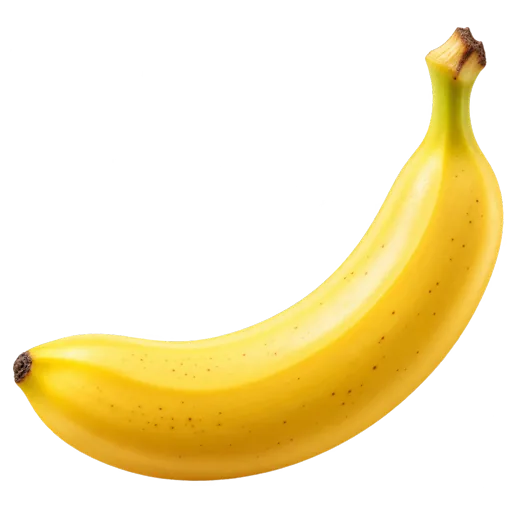
#> input picture assets/images/age56/banana.webp, 512 x 512 px
$ python trim_mascot.py ../assets/images/age56/banana.webp ../assets/images/age56/black.webp 100
#> lines starting #> are read from the running program, lines starting #| are printed output that depends on the picture
"""Trim a transparent-background mascot to its outline and size it for the app.

Run:  python -I tool/trim_mascot.py <input.png|webp> <name> [max_height=768]
Output: assets/images/mascots/<name>.png (RGBA, trimmed with a small margin)
"""
import os
import sys

from PIL import Image

ROOT = os.path.dirname(os.path.dirname(os.path.abspath(__file__)))


def main():
    src, name = sys.argv[1], sys.argv[2]
    max_height = int(sys.argv[3]) if len(sys.argv) > 3 else 768
    im = Image.open(src).convert('RGBA')
#> im is the input picture: PIL image 512x512 RGBA; mean R, G, B, A 78.4, 64.6, 22.1, 76.9
    bbox = im.getchannel('A').point(lambda v: 255 if v > 16 else 0).getbbox()
#> bbox = (13, 27, 504, 481)
    if not bbox:
        raise SystemExit('image has no visible pixels')
    pad = 6
    box = (
        max(0, bbox[0] - pad),
        max(0, bbox[1] - pad),
        min(im.width, bbox[2] + pad),
        min(im.height, bbox[3] + pad),
    )
#> box = (7, 21, 510, 487)
    im = im.crop(box)
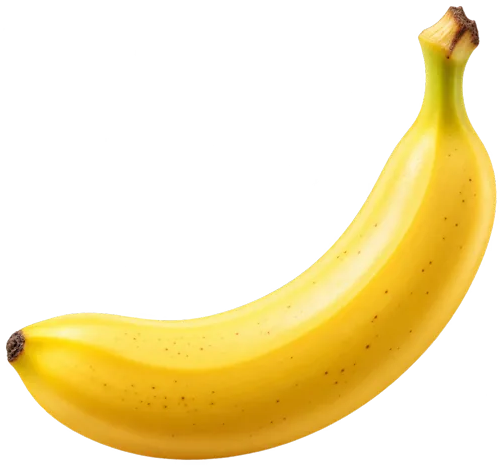
#> im: PIL image 503x466 RGBA; mean R, G, B, A 87.5, 72, 24.5, 86; transparent parts drawn white
    if im.height > max_height:
        scale = max_height / im.height
#> scale = 0.215
        im = im.resize((round(im.width * scale), max_height), Image.LANCZOS)
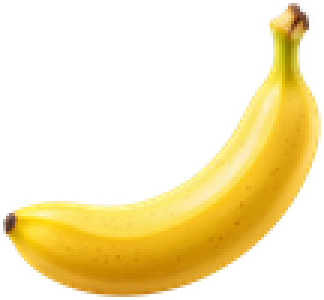
#> im: PIL image 108x100 RGBA (shown 3 times larger); mean R, G, B, A 88.3, 72, 21.7, 86; transparent parts drawn white
    target = os.path.join(ROOT, 'assets', 'images', 'mascots')
    os.makedirs(target, exist_ok=True)
    im.save(os.path.join(target, f'{name}.png'), optimize=True)
    print(f'{name}: {im.size}')
#| ../assets/images/age56/black.webp: (108, 100)


if __name__ == '__main__':
    main()

$ run again, on assets/images/age56/book.webp
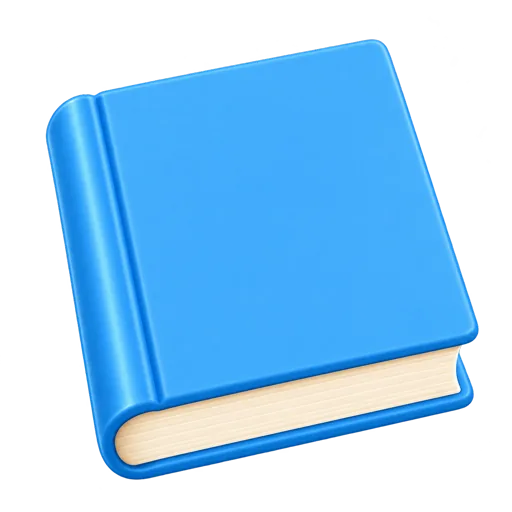
#> input picture assets/images/age56/book.webp, 512 x 512 px
#> in main, im is the input picture: PIL image 512x512 RGBA; mean R, G, B, A 47.9, 99.6, 137.7, 138.9
#> bbox = (45, 39, 479, 480)
#> box = (39, 33, 485, 486)
#> in main, `im = im.crop(box)`:
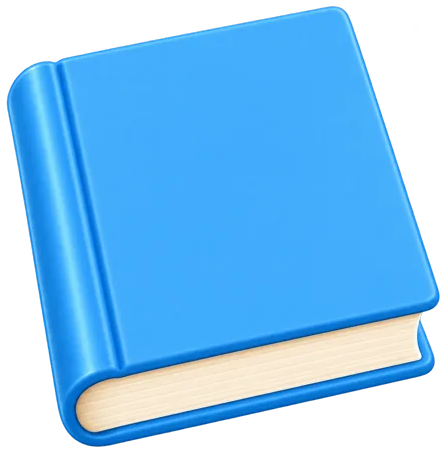
#> im: PIL image 446x453 RGBA; mean R, G, B, A 62.1, 129.1, 178.4, 180.2; transparent parts drawn white
#> in main, `im = im.resize((round(im.width * scale), max_height), Image.LANCZOS)`:
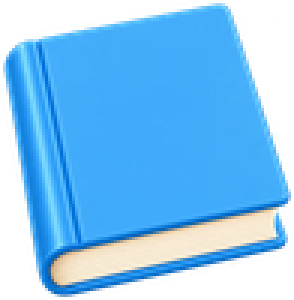
#> im: PIL image 98x100 RGBA (shown 3 times larger); mean R, G, B, A 60, 129.7, 181.4, 180.2; transparent parts drawn white
#| ../assets/images/age56/book.webp: (98, 100)

$ run again, on assets/images/age56/cake.webp
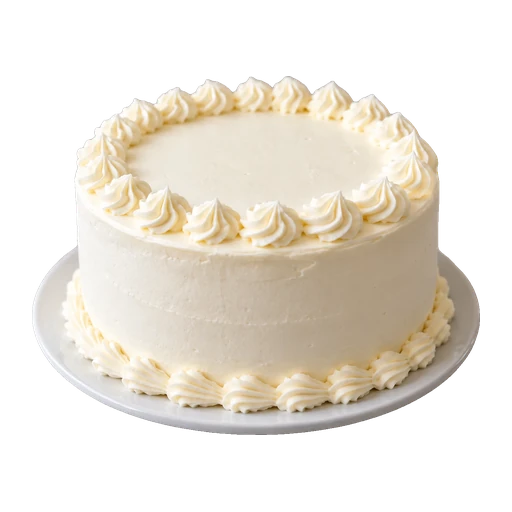
#> input picture assets/images/age56/cake.webp, 512 x 512 px
#> in main, im is the input picture: PIL image 512x512 RGBA; mean R, G, B, A 107.4, 101.2, 91, 120.8
#> bbox = (32, 76, 480, 435)
#> box = (26, 70, 486, 441)
#> in main, `im = im.crop(box)`:
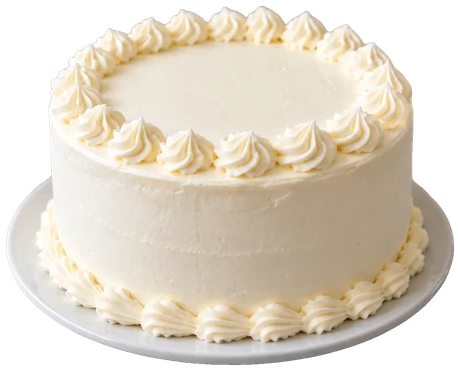
#> im: PIL image 460x371 RGBA; mean R, G, B, A 164.9, 155.4, 139.7, 185.5; transparent parts drawn white
#> in main, `im = im.resize((round(im.width * scale), max_height), Image.LANCZOS)`:
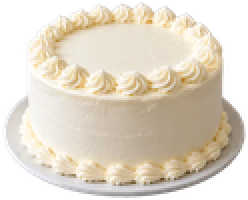
#> im: PIL image 124x100 RGBA (shown 2 times larger); mean R, G, B, A 164.2, 154.5, 138.8, 185.6; transparent parts drawn white
#| ../assets/images/age56/cake.webp: (124, 100)

$ run again, on assets/images/age56/cap.webp
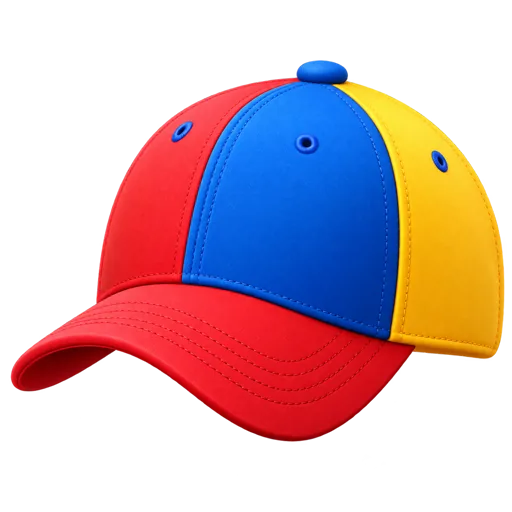
#> input picture assets/images/age56/cap.webp, 512 x 512 px
#> in main, im is the input picture: PIL image 512x512 RGBA; mean R, G, B, A 70.8, 41, 47.1, 112
#> bbox = (10, 60, 505, 442)
#> box = (4, 54, 511, 448)
#> in main, `im = im.crop(box)`:
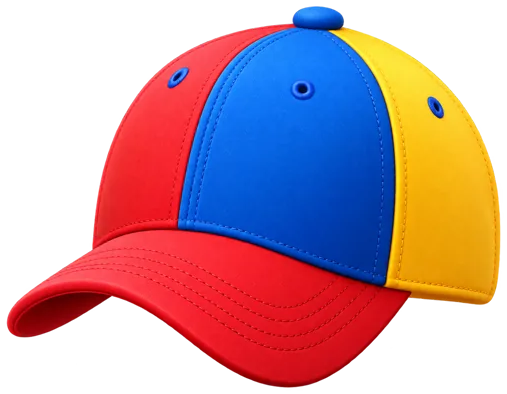
#> im: PIL image 507x394 RGBA; mean R, G, B, A 92.8, 53.7, 61.8, 146.9; transparent parts drawn white
#> in main, `im = im.resize((round(im.width * scale), max_height), Image.LANCZOS)`:
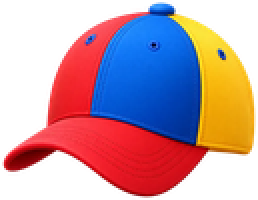
#> im: PIL image 129x100 RGBA (shown 2 times larger); mean R, G, B, A 94.5, 52.6, 59.8, 147; transparent parts drawn white
#| ../assets/images/age56/cap.webp: (129, 100)
